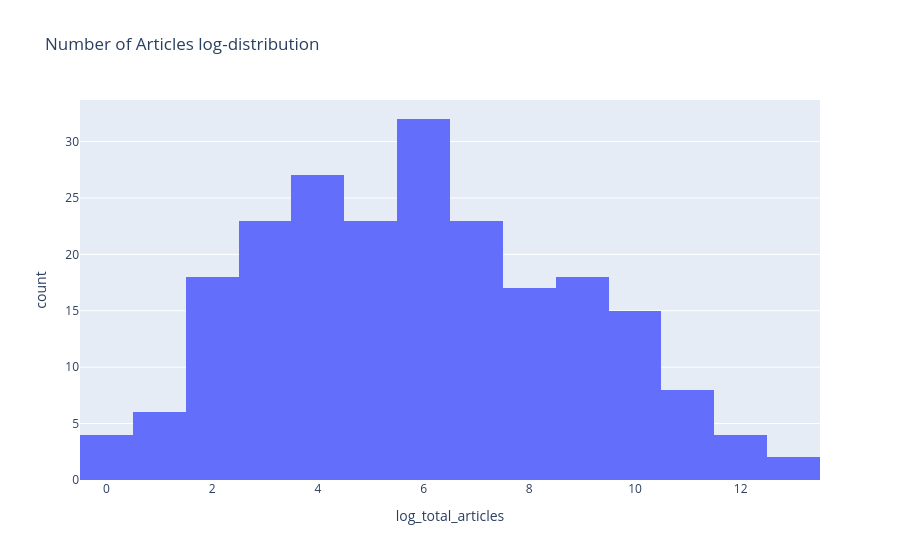

Notebook code cell kept with this figure:
### Markdown cell above
# Size distribution

### Code cell
px.histogram(df_country_stats, x="log_total_articles", title="Number of Articles log-distribution")

### Figure 1 — Plotly figure (JSON) as saved in the notebook; plotly's stock layout.template omitted (floating-point values rounded to 4 significant figures; data arrays with more than 128 entries replaced by an {"elided": "..."} marker saying what was removed)
{"data": [{"bingroup": "x", "hovertemplate": "log_total_articles=%{x}<br>count=%{y}<extra></extra>", "legendgroup": "", "marker": {"color": "#636efa", "pattern": {"shape": ""}}, "name": "", "orientation": "v", "showlegend": false, "x": {"elided": "220 float values"}, "xaxis": "x", "yaxis": "y", "type": "histogram"}], "layout": {"xaxis": {"anchor": "y", "domain": [0.0, 1.0], "title": {"text": "log_total_articles"}}, "yaxis": {"anchor": "x", "domain": [0.0, 1.0], "title": {"text": "count"}}, "legend": {"tracegroupgap": 0}, "title": {"text": "Number of Articles log-distribution"}, "barmode": "relative"}}
